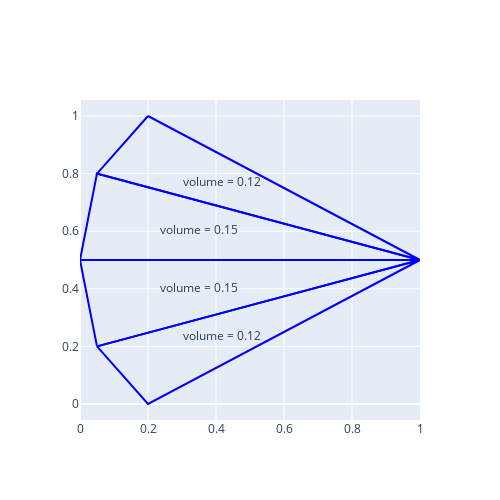

Notebook code cell kept with this figure:
### Code cell
fig = go.Figure()

for i in range(len(tri.simplices)):

    points = tri.points[tri.simplices[i]]
    points = np.append(points,points[0:1,:],axis=0)




    fig.add_trace(go.Scatter(x=points[:,0],
                              y=points[:,1],
                              #z=data_detail_sum[:,2],
                              mode='lines',line=dict(color='blue')))
    fig.add_trace(go.Scatter(x=[np.mean(points[:-1,0])],
                             y=[np.mean(points[:-1,1])],
                            mode='text',
                            text=['volume = {:.2f}'.format(tri.volumes[i])]))
fig.update_layout(
    autosize=False,
    width=500,
    height=500,
    showlegend=False
)
fig.show()

### Figure 1 — Plotly figure (JSON) as saved in the notebook; plotly's stock layout.template omitted (floating-point values rounded to 4 significant figures)
{"data": [{"line": {"color": "blue"}, "mode": "lines", "type": "scatter", "x": [1, 0.05, 0, 1], "y": [0.5, 0.8, 0.5, 0.5]}, {"mode": "text", "text": ["volume = 0.15"], "type": "scatter", "x": [0.35], "y": [0.6]}, {"line": {"color": "blue"}, "mode": "lines", "type": "scatter", "x": [0.2, 0.05, 1, 0.2], "y": [1, 0.8, 0.5, 1]}, {"mode": "text", "text": ["volume = 0.12"], "type": "scatter", "x": [0.4167], "y": [0.7667]}, {"line": {"color": "blue"}, "mode": "lines", "type": "scatter", "x": [0.05, 1, 0, 0.05], "y": [0.2, 0.5, 0.5, 0.2]}, {"mode": "text", "text": ["volume = 0.15"], "type": "scatter", "x": [0.35], "y": [0.4]}, {"line": {"color": "blue"}, "mode": "lines", "type": "scatter", "x": [0.05, 0.2, 1, 0.05], "y": [0.2, 0, 0.5, 0.2]}, {"mode": "text", "text": ["volume = 0.12"], "type": "scatter", "x": [0.4167], "y": [0.2333]}], "layout": {"autosize": false, "height": 500, "showlegend": false, "width": 500}}
